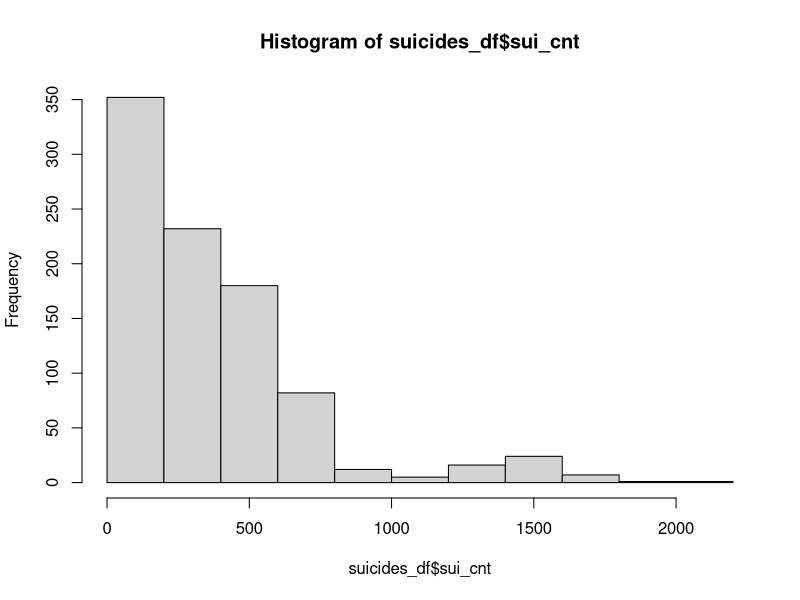
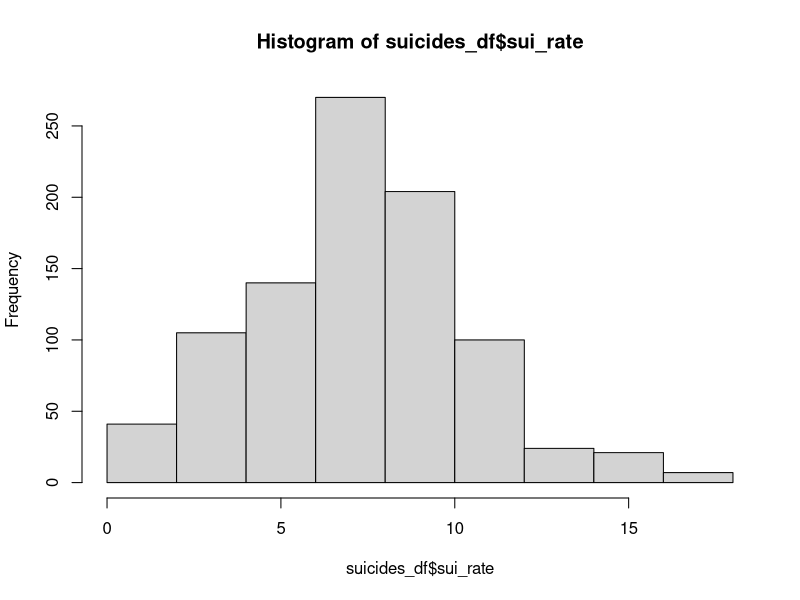
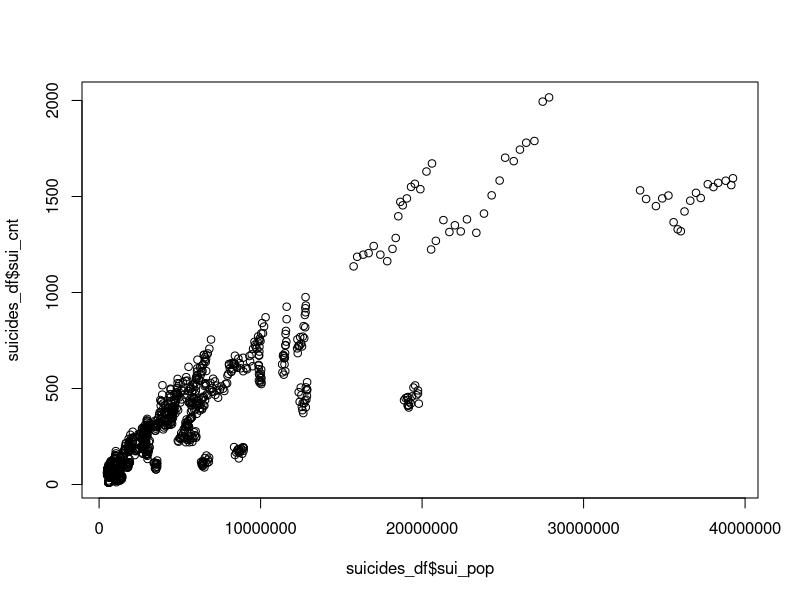

Source code (R) for these figures, in order: (Note: this script raises an error after producing the figures.)
library(xml2)
library(readxl)
library(readr)
library(tidyr)
library(dplyr)
library(purrr)
library(ggplot2)
library(lubridate)

# Set options to limit sci notation and decimal places
options(scipen = 999, digits = 3)

# =======================================================================
# 
# Data Import - CDC Suicides, CDC Homicides, CDC Population
# 
# =======================================================================

# Data accessed at
# https://wonder.cdc.gov/

# Import CDC Suicide Data (edited version with additional footer data deleted) 
suicides_df <- read_tsv("data_edited/CDC_FirearmSuicide_1999-2016.txt")

# Review general layout by viewing head of file
head(suicides_df)

# Remove duplicate/empty columns, make Rate numeric
suicides_df$Notes <- NULL
suicides_df$'State Code' <- NULL
suicides_df$'Year Code' <- NULL
suicides_df$`Crude Rate` <- as.numeric(suicides_df$`Crude Rate`)

# Standardize and sepcify variable names (plan to merge w/ homicide data)
suicides_df <- suicides_df %>%
  rename(state = State) %>%
  rename(year = Year) %>%
  rename(sui_cnt = Deaths) %>%
  rename(sui_pop = Population) %>%
  rename(sui_rate = 'Crude Rate')

# Check results
head(suicides_df)

# Check for NAs and other data issues
summary(suicides_df)

# 13 NA's in suicide rate?
suicides_df %>%
  filter(is.na(sui_rate))

# DC & RI too few for calculation, replace NA w/ calculation
suicides_df <- mutate(suicides_df, sui_rate = ifelse(is.na(sui_rate), round(sui_cnt / sui_pop * 100000, 1), sui_rate))
summary(suicides_df)

# Run histograms to check distribution of values, any outliers
hist(suicides_df$sui_cnt)
hist(suicides_df$sui_rate)
plot(suicides_df$sui_pop, suicides_df$sui_cnt)
# Looks like everything checks out: fairly normal dist on rate, right skewed count due to pop size

# Export to data_cleaned per Section 3 Data Wrangling Ex. 7
write_csv(suicides_df, path = "data_cleaned/suicides_df.csv")

# =======================================================================

# Repeat process w/ appropriate variable adjustments for homicide data
homicides_df <- read_tsv("data_edited/CDC_FirearmHomicide_1999-2016.txt")

head(homicides_df)

homicides_df$Notes <- NULL
homicides_df$'State Code' <- NULL
homicides_df$'Year Code' <- NULL
homicides_df$`Crude Rate` <- as.numeric(homicides_df$`Crude Rate`)

homicides_df <- homicides_df %>%
  rename(state = State) %>%
  rename(year = Year) %>%
  rename(hom_cnt = Deaths) %>%
  rename(hom_pop = Population) %>%
  rename(hom_rate = 'Crude Rate')

# Check results
head(homicides_df)

# Check for NAs and other data issues
summary(homicides_df)

# 86 NA's in hom_rate
homicides_df %>%
  filter(is.na(hom_rate))

# Same issue as suicides data - replace NA hom_rate w/ calculation
homicides_df <- mutate(homicides_df, hom_rate = ifelse(is.na(hom_rate), round(hom_cnt / hom_pop * 100000, 1), hom_rate))
summary(homicides_df)

# Run histograms to check distribution of values, any outliers
hist(homicides_df$hom_cnt)
hist(homicides_df$hom_rate)
plot(homicides_df$hom_pop, homicides_df$hom_cnt)
# Right skewed count due to pop size. Curious long right tail in dist on rate? 

homicides_df %>%
  filter(hom_rate > 10) %>%
  arrange(desc(hom_rate)) %>%
  print(n = 25)
# DC rate extremely high, partially due to small population
hist(homicides_df$hom_rate[homicides_df$state != "District of Columbia"])

# Export to data_cleaned per Section 3 Data Wrangling Ex. 7
write_csv(homicides_df, path = "data_cleaned/homicides_df.csv")

# =======================================================================

# Modify process to adjust for population data

# Import CDC Population Data (baseline for joining suicide/homicide data)
population_df <- read_tsv("data_edited/CDC_PopEst_1990-2016.txt")
head(population_df)

# Similar adjustments for population table
population_df$Notes <- NULL
population_df$`Yearly July 1st Estimates Code` <- NULL
population_df$`State Code` <- NULL

population_df <- population_df %>%
  rename(state = State) %>%
  rename(year = `Yearly July 1st Estimates`) %>%
  rename(pop = Population)
  
# Filter for Years applicable to available CDC data
population_df <- population_df %>%
  filter(year >= 1999)

# Check to make sure totals match up (51 states x 18 years)
51*18 == nrow(population_df)

# Check results
head(population_df)
summary(population_df)
hist(population_df$pop)

# Export to data_cleaned per Section 3 Data Wrangling Ex. 7
write_csv(population_df, path = "data_cleaned/population_df.csv")

# =======================================================================
# 
# Data Merge - CDC Suicides, CDC Homicides, CDC Population
# 
# =======================================================================

# Create standard join key variable for most common table join 
join_key <- c("state", "year")

# Join Population base table w/ homicides and suicides tables
gun_deaths_df <- left_join(population_df, homicides_df, by = join_key) %>%
  left_join(suicides_df, by = join_key) %>%
  select(-hom_pop, -sui_pop)

# Check results
head(gun_deaths_df)
summary(gun_deaths_df)

# Need to address 91 NA's in Homicide and HomicideRate and 6 NA's in Suicide & Suicide Rate
# Select list of States w/ NA in Homicides
# Calculate Min-Max-Mean for each State w/ NA to guide interpolation
gun_deaths_df %>%
  filter(is.na(hom_cnt)) %>%
  select(state) %>%
  unique() %>%  
  left_join(gun_deaths_df, by = "state") %>%
  group_by(state) %>%
  summarise(min = min(hom_cnt, na.rm = TRUE), max = max(hom_cnt, na.rm = TRUE), mean = mean(hom_cnt, na.rm = TRUE))

# Results suggest using mean to replace missing values

# Repeat for Suicide data
gun_deaths_df %>%
  filter(is.na(sui_cnt)) %>%
  select(state) %>%
  unique() %>%
  left_join(gun_deaths_df, by = "state") %>%
  group_by(state) %>%
  summarise(min = min(sui_cnt, na.rm = TRUE), max = max(sui_cnt, na.rm = TRUE), mean = mean(sui_cnt, na.rm = TRUE))

# Again the mean looks like the best replacement value

# Replace NA in Suicides/Homicides with Mean for respective State
# Calculate hom_rate and sui_rate to replace NA values 
gun_deaths_df <- gun_deaths_df %>%
  group_by(state) %>%
  mutate(hom_cnt = ifelse(is.na(hom_cnt), as.integer(mean(hom_cnt, na.rm = TRUE)), hom_cnt)) %>%
  mutate(sui_cnt = ifelse(is.na(sui_cnt), as.integer(mean(sui_cnt, na.rm = TRUE)), sui_cnt)) %>%
  mutate(hom_rate = ifelse(is.na(hom_rate), round(hom_cnt / pop * 100000, 1), hom_rate)) %>% 
  mutate(sui_rate = ifelse(is.na(sui_rate), round(sui_cnt / pop * 100000, 1), sui_rate))

# Check results
summary(gun_deaths_df)

# Export to data_cleaned per Section 3 Data Wrangling Ex. 7
write_csv(gun_deaths_df, path = "data_cleaned/gun_deaths_df.csv")

# =======================================================================
# 
# Import Region/Subregion data to join on State for higher level analysis
# 
# =======================================================================

# Regional data information accessed at
# https://www2.census.gov/geo/docs/maps-data/maps/reg_div.txt

regions_df <- read_excel("data_edited/State_FIPS_Codes.xlsx")

# Check data
head(regions_df)

# Convert code fields to integer
regions_df$fips_st <- as.integer(regions_df$fips_st)
regions_df$reg_code <- as.integer(regions_df$reg_code)
regions_df$subreg_code <- as.integer(regions_df$subreg_code)

# Create region and subregion fields w/ code+name for sorting/labeling purposes
regions_df <- regions_df %>%
  unite(region, reg_code, reg_name, sep = "-", remove = FALSE) %>%
  unite(subregion, subreg_code, subreg_name, sep = "-", remove = FALSE)

# Check results
head(regions_df)
summary(regions_df)

# Export to data_cleaned per Section 3 Data Wrangling Ex. 7
write_csv(regions_df, path = "data_cleaned/regions_df.csv")

# =======================================================================
# 
# Import Boston University School of Public Health Gun Law Data
# 
# =======================================================================

# Data accessed at
# https://www.statefirearmlaws.org/table.html

state_laws_df <- read.csv("data_edited/state_gun_law_database.csv")
state_codes_df <- read_xlsx("data_edited/state_gun_laws_codebook.xlsx")

head(state_laws_df)
str(state_laws_df)

head(state_codes_df)
str(state_codes_df)


# Clean up category names in State Firearm Codes
state_codes_df <- state_codes_df %>%
  select(cat_code = `Category Code`, cat = Category, sub_cat = `Sub-Category`, var_name = `Variable Name`)


# Filter state law data for 1999-2016 period only
state_laws_df <- state_laws_df %>%
  filter(year >= 1999 & year <= 2016)

# Address issues related to large number of variables in state_laws_df
# Create simplified table with total laws for general analysis
state_laws_total_df <- state_laws_df %>%
  select(state, year, lawtotal)

# Create a second simplified table with category totals using state codes data
# View category names for var_name lookup
unique(state_codes_df$cat)

# Use code below to generate var_name by cat for mutate below
state_codes_df %>%
  filter(cat == "Buyer regulations") %>%
  select(var_name)

# Collapse 134 individual variables in to 14 larger category groupings
laws_cat_df <- state_laws_df %>%
  mutate(deal_reg = dealer + dealerh + recordsall + recordsdealerh + recordsall + 
           reportdealer + reportdealerh + reportall + reportallh + purge + residential + 
           theft + security + inspection + liability + junkgun) %>%
  mutate(buy_reg = waiting + waitingh + permit + permith + permitlaw + fingerprint +
           training + registration + registrationh + defactoreg + defactoregh + age21handgunsale + 
           age18longgunsale + age21longgunsale + age21longgunsaled + loststolen + onepermonth) %>%
  mutate(high_risk = felony + violent + violenth + violentpartial + invcommitment + 
           invoutpatient + danger + drugmisdemeanor + alctreatment + alcoholism) %>%
  mutate(bkgrnd_chk = universal + universalh + gunshow + gunshowh + universalpermit + universalpermith + 
           backgroundpurge + threedaylimit + mentalhealth + statechecks + statechecksh) %>%
  mutate(ammo_reg = ammlicense + ammrecords + ammpermit + ammrestrict + amm18 +
           amm21h + ammbackground) %>%
  mutate(poss_reg = age21handgunpossess + age18longgunpossess + age21longgunpossess + 
           gvro + gvrolawenforcement + college + collegeconcealed + elementary + opencarryh +
           opencarryl + opencarrypermith + opencarrypermitl) %>%
  mutate(conceal_reg = permitconcealed + mayissue + showing + ccrevoke + ccbackground +
           ccbackgroundnics + ccrenewbackground) %>%
  mutate(assault_mag = assault + onefeature + assaultlist + assaultregister + assaulttransfer +
           magazine + tenroundlimit + magazinepreowned) %>%
  mutate(child_acc = lockd + lockp + lockstandards + locked + capliability + capaccess +
           capuses + capunloaded + cap18 + cap16 + cap14) %>%
  mutate(gun_traff = traffickingbackground + traffickingprohibited + traffickingprohibitedh +
           strawpurchase + strawpurchaseh + microstamp + personalized) %>%
  mutate(stnd_grnd = nosyg) %>%
  mutate(pre_empt = preemption + preemptionbroad + preemptionnarrow) %>%
  mutate(immunity_ = immunity) %>%
  mutate(dom_viol = mcdv + mcdvdating + mcdvsurrender + mcdvsurrendernoconditions +
           mcdvsurrenderdating + mcdvremovalallowed + mcdvremovalrequired + incidentremoval +
           incidentall + dvro) %>%
  select(state, year, contains("_"))

head(laws_cat_df)
summary(laws_cat_df)
str(laws_cat_df)

# Export to data_cleaned per Section 3 Data Wrangling Ex. 7
write_csv(state_laws_df, path = "data_cleaned/state_laws_df.csv")
write_csv(laws_cat_df, path = "data_cleaned/laws_cat_df.csv")


# =======================================================================
# 
# Import Giffords Law Center Gun Law Data
# 
# =======================================================================

# Data accessed at 
# http://lawcenter.giffords.org/

# Import Giffords Law Center data, compiled in CSV from website data
giff_grd_df <- read.csv("data_edited/giffords_gunlawscorecard.csv")

# Import LetterGardeConverter to translate letter to numeric grade
grd_conv_df <- read.csv("data_edited/LetterGradeConverter.csv")

# Review data frame contents

head(grd_conv_df)
head(giff_grd_df)
str(giff_grd_df)
summary(giff_grd_df)

# Reverse numerical ordering of death_rnk to 1 for Fewest 50 for Most
# More intuitive to have rank on both reflect greater safety
giff_grd_df <- giff_grd_df %>%
  mutate(death_rnk = 51 - death_rnk)

head(giff_grd_df)

# Calculate numerical grade from grd_conv_df table, re-arrange table
giff_grd_df <- giff_grd_df %>%
  left_join(grd_conv_df, by = c("law_grd" = "Letter")) %>%
  select(state, year, law_grd, law_score = GPA, law_rnk, death_rnk, bkgrnd_chk) %>%
  arrange(state, year)

head(giff_grd_df)

# Create aggreagte data table w/ avg scores and ranks by state
giff_agg_df <- giff_grd_df %>%
  group_by(state) %>%
  summarise(avg_score = round(mean(law_score), 2), avg_law_rnk = round(mean(law_rnk), 2), 
            avg_death_rnk = round(mean(death_rnk), 2), avg_bkgrnd = round(mean(bkgrnd_chk), 2))

# Export to data_cleaned per Section 3 Data Wrangling Ex. 7
write_csv(giff_grd_df, path = "data_cleaned/giff_grd_df.csv")
write_csv(giff_agg_df, path = "data_cleaned/giff_agg_df.csv")

# =======================================================================
# 
# Import Gun Ownership Data and Guns & Ammo Magazine Rankings
# 
# =======================================================================

# Data accessed at
# http://injuryprevention.bmj.com/content/22/3/216
# http://www.gunsandammo.com/second-amendment/best-states-for-gun-owners-2017/
# http://www.gunsandammo.com/network-topics/culture-politics-network/best-states-for-gun-owners-2015/
# Proxy gun ownership data provided via email by Dr. Michael Siegel at Boston University School of Public Health
# Original source file is available in data_original folder.

gun_own_2013_df <- read_excel("data_edited/gun_ownership_rates_2013.xlsx")
gun_ammo_df <- read.csv("data_edited/guns_ammo_rankings.csv")
gun_own_prx_df <- read_excel("data_edited/gun_ownership_proxy.xlsx")

head(gun_own_2013_df)
summary(gun_own_2013_df)

# No data cleaning required

head(gun_ammo_df)
summary(gun_ammo_df)

# No data cleaning required

head(gun_own_prx_df)
summary(gun_own_prx_df)

# Gun Ownership Proxy: Retain only proxy variable for 1999-2106,
# convert proxy to percentage and year to integer
gun_own_prx_df <- gun_own_prx_df %>%
  filter(year >= 1999) %>%
  mutate(own_proxy = proxy/100, year = as.integer(year)) %>%
  select(state, year, own_proxy)

# Export to data_cleaned per Section 3 Data Wrangling Ex. 7
write_csv(gun_own_prx_df, path = "data_cleaned/gun_own_prx_df.csv")


# =======================================================================
# 
# Import CDC Suicide Data ALL METHODS
# 
# =======================================================================

# Data accessed at
# https://wonder.cdc.gov/

# Import CDC Suicide Data, ALL METHODS (edited version with additional footer data deleted) 
all_suicides_df <- read_tsv("data_edited/CDC_AllSuicides_State_1999-2016.txt")

# Review general layout by viewing head of file
head(all_suicides_df)

# Remove duplicate/empty columns, make Rate numeric
all_suicides_df$Notes <- NULL
all_suicides_df$'State Code' <- NULL
all_suicides_df$'Year Code' <- NULL
all_suicides_df$`Crude Rate` <- as.numeric(all_suicides_df$`Crude Rate`)

# Standardize and sepcify variable names (plan to merge w/ homicide data)
all_suicides_df <- all_suicides_df %>%
  rename(state = State) %>%
  rename(year = Year) %>%
  rename(all_sui_cnt = Deaths) %>%
  rename(all_sui_pop = Population) %>%
  rename(all_sui_rate = 'Crude Rate')

summary(all_suicides_df)


# =======================================================================
# 
# Add State Land Area from Census Bureau for Population Density Calculations
# 
# =======================================================================

# Data accessed at
# https://factfinder.census.gov/faces/tableservices/jsf/pages/productview.xhtml?src=bkmk

land_area <- read_xlsx("data_edited/state_land_area.xlsx")

# Add population density to population table
population_df <- population_df %>%
  left_join(land_area, by = "state") %>%
  mutate(pop_density = pop / land_area)

hist(log(population_df$pop_density))

population_df %>%
  left_join(regions_df, by = "state") %>%
  filter(usps_st != "DC") %>%
  group_by(region, usps_st) %>%
  summarise(pop_density = mean(pop_density)) %>%
  ggplot(aes(x = region, y = pop_density, label = usps_st, color = region)) +
  geom_boxplot() +
  geom_text()
